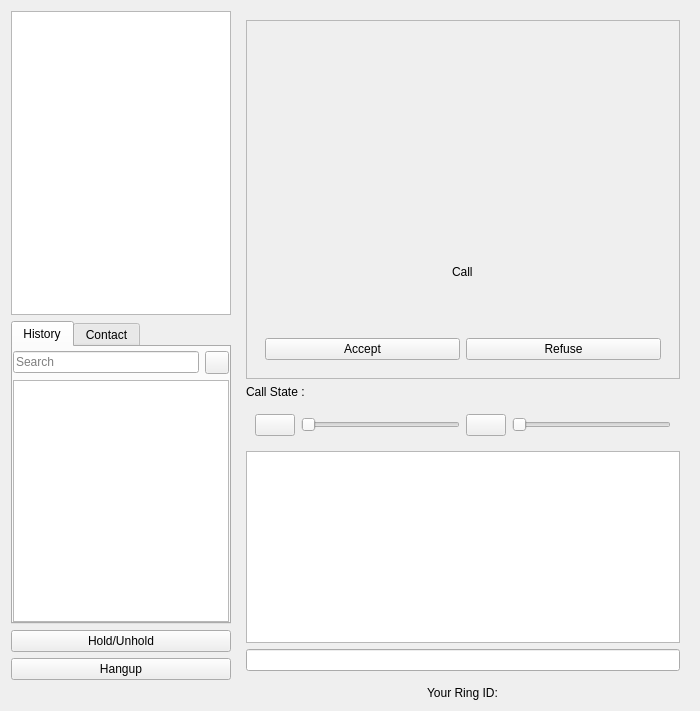
<?xml version="1.0" encoding="UTF-8"?>
<ui version="4.0">
 <class>CallWidget</class>
 <widget class="QWidget" name="CallWidget">
  <property name="geometry">
   <rect>
    <x>0</x>
    <y>0</y>
    <width>700</width>
    <height>711</height>
   </rect>
  </property>
  <property name="sizePolicy">
   <sizepolicy hsizetype="MinimumExpanding" vsizetype="MinimumExpanding">
    <horstretch>0</horstretch>
    <verstretch>0</verstretch>
   </sizepolicy>
  </property>
  <property name="windowTitle">
   <string>Form</string>
  </property>
  <layout class="QGridLayout" name="gridLayout">
   <item row="1" column="1" alignment="Qt::AlignHCenter">
    <widget class="QLabel" name="ringIdLabel">
     <property name="minimumSize">
      <size>
       <width>0</width>
       <height>0</height>
      </size>
     </property>
     <property name="text">
      <string>Your Ring ID:</string>
     </property>
     <property name="margin">
      <number>0</number>
     </property>
     <property name="textInteractionFlags">
      <set>Qt::LinksAccessibleByMouse|Qt::TextSelectableByMouse</set>
     </property>
    </widget>
   </item>
   <item row="0" column="0">
    <layout class="QVBoxLayout" name="verticalLayout_2">
     <property name="spacing">
      <number>6</number>
     </property>
     <property name="sizeConstraint">
      <enum>QLayout::SetDefaultConstraint</enum>
     </property>
     <item>
      <layout class="QVBoxLayout" name="verticalLayout_5" stretch="0,0">
       <property name="topMargin">
        <number>0</number>
       </property>
       <item>
        <widget class="QListView" name="callList">
         <property name="sizePolicy">
          <sizepolicy hsizetype="Fixed" vsizetype="Expanding">
           <horstretch>0</horstretch>
           <verstretch>0</verstretch>
          </sizepolicy>
         </property>
         <property name="minimumSize">
          <size>
           <width>0</width>
           <height>0</height>
          </size>
         </property>
         <property name="maximumSize">
          <size>
           <width>220</width>
           <height>16777215</height>
          </size>
         </property>
        </widget>
       </item>
       <item>
        <widget class="QTabWidget" name="tabWidget">
         <property name="maximumSize">
          <size>
           <width>220</width>
           <height>16777215</height>
          </size>
         </property>
         <property name="currentIndex">
          <number>0</number>
         </property>
         <widget class="QWidget" name="historyTab">
          <attribute name="title">
           <string>History</string>
          </attribute>
          <layout class="QVBoxLayout" name="verticalLayout_6">
           <property name="leftMargin">
            <number>0</number>
           </property>
           <property name="topMargin">
            <number>4</number>
           </property>
           <property name="rightMargin">
            <number>0</number>
           </property>
           <property name="bottomMargin">
            <number>0</number>
           </property>
           <item>
            <layout class="QHBoxLayout" name="horizontalLayout_4">
             <property name="topMargin">
              <number>0</number>
             </property>
             <item>
              <widget class="QLineEdit" name="lineEdit">
               <property name="placeholderText">
                <string>Search</string>
               </property>
               <property name="clearButtonEnabled">
                <bool>true</bool>
               </property>
              </widget>
             </item>
             <item>
              <widget class="QToolButton" name="sortToolButton">
               <property name="text">
                <string/>
               </property>
               <property name="icon">
                <iconset resource="ressources.qrc">
                 <normaloff>:/images/sort-variant.png</normaloff>:/images/sort-variant.png</iconset>
               </property>
              </widget>
             </item>
            </layout>
           </item>
           <item>
            <widget class="QTreeView" name="historyList">
             <property name="sizePolicy">
              <sizepolicy hsizetype="Expanding" vsizetype="Expanding">
               <horstretch>0</horstretch>
               <verstretch>0</verstretch>
              </sizepolicy>
             </property>
             <property name="minimumSize">
              <size>
               <width>0</width>
               <height>0</height>
              </size>
             </property>
             <property name="maximumSize">
              <size>
               <width>220</width>
               <height>16777215</height>
              </size>
             </property>
             <property name="frameShadow">
              <enum>QFrame::Plain</enum>
             </property>
            </widget>
           </item>
          </layout>
         </widget>
         <widget class="QWidget" name="contactTab">
          <attribute name="title">
           <string>Contact</string>
          </attribute>
          <layout class="QHBoxLayout" name="horizontalLayout_3">
           <property name="leftMargin">
            <number>0</number>
           </property>
           <property name="topMargin">
            <number>4</number>
           </property>
           <property name="rightMargin">
            <number>0</number>
           </property>
           <property name="bottomMargin">
            <number>0</number>
           </property>
           <item>
            <widget class="QListView" name="contactView">
             <property name="frameShadow">
              <enum>QFrame::Plain</enum>
             </property>
             <property name="horizontalScrollBarPolicy">
              <enum>Qt::ScrollBarAsNeeded</enum>
             </property>
             <property name="sizeAdjustPolicy">
              <enum>QAbstractScrollArea::AdjustIgnored</enum>
             </property>
             <property name="resizeMode">
              <enum>QListView::Fixed</enum>
             </property>
             <property name="layoutMode">
              <enum>QListView::SinglePass</enum>
             </property>
             <property name="wordWrap">
              <bool>false</bool>
             </property>
            </widget>
           </item>
          </layout>
         </widget>
        </widget>
       </item>
      </layout>
     </item>
     <item>
      <widget class="QPushButton" name="holdButton">
       <property name="text">
        <string>Hold/Unhold</string>
       </property>
       <property name="icon">
        <iconset resource="ressources.qrc">
         <normaloff>:/images/phone-paused.png</normaloff>:/images/phone-paused.png</iconset>
       </property>
      </widget>
     </item>
     <item>
      <widget class="QPushButton" name="hangupButton">
       <property name="sizePolicy">
        <sizepolicy hsizetype="Minimum" vsizetype="Fixed">
         <horstretch>0</horstretch>
         <verstretch>0</verstretch>
        </sizepolicy>
       </property>
       <property name="text">
        <string>Hangup</string>
       </property>
       <property name="icon">
        <iconset resource="ressources.qrc">
         <normaloff>:/images/phone-hangup.png</normaloff>:/images/phone-hangup.png</iconset>
       </property>
      </widget>
     </item>
    </layout>
   </item>
   <item row="0" column="1">
    <widget class="QWidget" name="CallSubGroup" native="true">
     <layout class="QVBoxLayout" name="verticalLayout">
      <property name="sizeConstraint">
       <enum>QLayout::SetMaximumSize</enum>
      </property>
      <item>
       <widget class="QFrame" name="videoFrame">
        <property name="sizePolicy">
         <sizepolicy hsizetype="Preferred" vsizetype="Preferred">
          <horstretch>0</horstretch>
          <verstretch>0</verstretch>
         </sizepolicy>
        </property>
        <property name="minimumSize">
         <size>
          <width>0</width>
          <height>325</height>
         </size>
        </property>
        <property name="frameShape">
         <enum>QFrame::StyledPanel</enum>
        </property>
        <property name="frameShadow">
         <enum>QFrame::Raised</enum>
        </property>
        <layout class="QVBoxLayout" name="verticalLayout_7">
         <item>
          <widget class="VideoWidget" name="videoWidget" native="true"/>
         </item>
         <item>
          <widget class="QWidget" name="callInvite" native="true">
           <layout class="QVBoxLayout" name="verticalLayout_4">
            <item>
             <layout class="QVBoxLayout" name="verticalLayout_3">
              <item alignment="Qt::AlignHCenter">
               <widget class="QLabel" name="callLabel">
                <property name="text">
                 <string>Call</string>
                </property>
               </widget>
              </item>
             </layout>
            </item>
            <item>
             <layout class="QHBoxLayout" name="horizontalLayout">
              <item>
               <widget class="QPushButton" name="acceptButton">
                <property name="text">
                 <string>Accept</string>
                </property>
                <property name="icon">
                 <iconset resource="ressources.qrc">
                  <normaloff>:/images/phone.png</normaloff>:/images/phone.png</iconset>
                </property>
               </widget>
              </item>
              <item>
               <widget class="QPushButton" name="refuseButton">
                <property name="text">
                 <string>Refuse</string>
                </property>
                <property name="icon">
                 <iconset resource="ressources.qrc">
                  <normaloff>:/images/phone-hangup.png</normaloff>:/images/phone-hangup.png</iconset>
                </property>
               </widget>
              </item>
             </layout>
            </item>
           </layout>
          </widget>
         </item>
        </layout>
       </widget>
      </item>
      <item>
       <widget class="QLabel" name="callStateLabel">
        <property name="sizePolicy">
         <sizepolicy hsizetype="Preferred" vsizetype="Fixed">
          <horstretch>0</horstretch>
          <verstretch>0</verstretch>
         </sizepolicy>
        </property>
        <property name="text">
         <string>Call State :</string>
        </property>
       </widget>
      </item>
      <item>
       <widget class="QWidget" name="horizontalWidget" native="true">
        <property name="sizePolicy">
         <sizepolicy hsizetype="Preferred" vsizetype="Fixed">
          <horstretch>0</horstretch>
          <verstretch>0</verstretch>
         </sizepolicy>
        </property>
        <layout class="QHBoxLayout" name="horizontalLayout_2">
         <item>
          <widget class="QPushButton" name="muteSpeakerButton">
           <property name="text">
            <string/>
           </property>
           <property name="icon">
            <iconset resource="ressources.qrc">
             <normaloff>:/images/speaker-off.png</normaloff>:/images/speaker-off.png</iconset>
           </property>
           <property name="iconSize">
            <size>
             <width>25</width>
             <height>25</height>
            </size>
           </property>
          </widget>
         </item>
         <item>
          <widget class="QSlider" name="speakerSlider">
           <property name="orientation">
            <enum>Qt::Horizontal</enum>
           </property>
          </widget>
         </item>
         <item>
          <widget class="QPushButton" name="muteMicButton">
           <property name="text">
            <string/>
           </property>
           <property name="icon">
            <iconset resource="ressources.qrc">
             <normaloff>:/images/microphone-off.png</normaloff>:/images/microphone-off.png</iconset>
           </property>
           <property name="iconSize">
            <size>
             <width>25</width>
             <height>25</height>
            </size>
           </property>
          </widget>
         </item>
         <item>
          <widget class="QSlider" name="micSlider">
           <property name="orientation">
            <enum>Qt::Horizontal</enum>
           </property>
          </widget>
         </item>
        </layout>
        <zorder>micSlider</zorder>
        <zorder>muteMicButton</zorder>
        <zorder>speakerSlider</zorder>
        <zorder>muteSpeakerButton</zorder>
       </widget>
      </item>
      <item>
       <widget class="QListView" name="messageOutput">
        <property name="sizePolicy">
         <sizepolicy hsizetype="Expanding" vsizetype="Fixed">
          <horstretch>0</horstretch>
          <verstretch>0</verstretch>
         </sizepolicy>
        </property>
       </widget>
      </item>
      <item>
       <widget class="QLineEdit" name="messageInput">
        <property name="clearButtonEnabled">
         <bool>true</bool>
        </property>
       </widget>
      </item>
     </layout>
    </widget>
   </item>
  </layout>
 </widget>
 <customwidgets>
  <customwidget>
   <class>VideoWidget</class>
   <extends>QWidget</extends>
   <header>videowidget.h</header>
   <container>1</container>
  </customwidget>
 </customwidgets>
 <resources>
  <include location="ressources.qrc"/>
 </resources>
 <connections/>
</ui>
